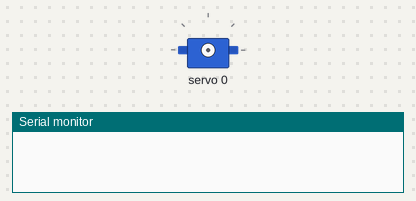
Bench run of a sketch on a simulated Arduino Uno, built with avr-gcc and run on an emulated ATmega328P. Shown: servo, the last lines printed to the serial monitor.

Above: at 0.1 s.
At 9.1 s:
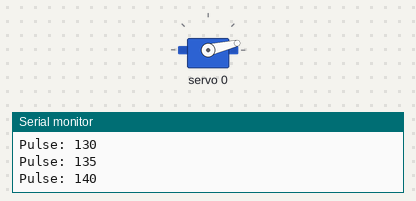
At 19.1 s:
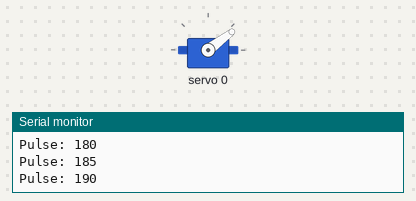
At 38.1 s:
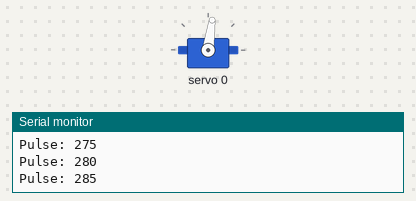
Timing chart, 0 to 40.0 s (numbered marks = the images above):
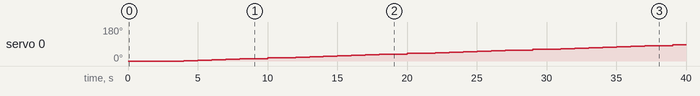

Measured:
- by itself, servo 0: moves from 0° to 85° over 35.0 s

The sketch:

Servo_pulse_test.ino
```cpp
#include <Wire.h>
#include <Adafruit_PWMServoDriver.h>

Adafruit_PWMServoDriver pwm = Adafruit_PWMServoDriver(0x40);

#define SERVO_CH 0

void setup() {
  Serial.begin(9600);
  pwm.begin();
  pwm.setPWMFreq(50); // 서보모터용 주파수 (50Hz)

  delay(1000);
  Serial.println("서보 펄스 범위 테스트 시작");

  for (int pulse = 100; pulse <= 600; pulse += 5) {
    pwm.setPWM(SERVO_CH, 0, pulse);
    Serial.print("Pulse: ");
    Serial.println(pulse);
    delay(1000);
  }

  Serial.println("테스트 완료");
}

void loop() {
}
```
